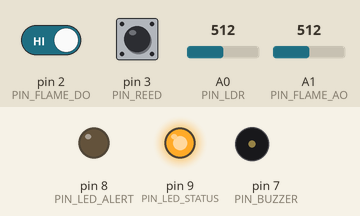
Simulated run of this sketch. Board: Arduino Uno, built with avr-gcc and run on an emulated ATmega328P. On the bench: output pins drawn as LEDs (lit = HIGH), buzzer (waves = sounding, pin HIGH). The inputs (shaded band) are chosen by the test bench; at power-on: pin 2 (PIN_FLAME_DO) HIGH, A0 (PIN_LDR) = 512, pin 3 (PIN_REED) HIGH, A1 (PIN_FLAME_AO) = 512. What the sketch prints to the serial monitor is not drawn.

Above: at 17.2 s.
17.3 s: pin 2 (PIN_FLAME_DO) driven LOW
31.5 s: A0 (PIN_LDR) set to 687
46.7 s: A0 (PIN_LDR) set to 709
48.2 s: A0 (PIN_LDR) set to 690
At 60.54 s:
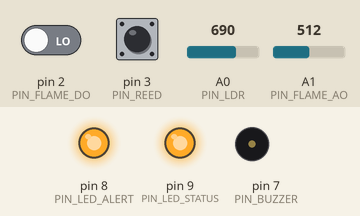
64.0 s: pin 3 (PIN_REED) pulsed LOW 2 times (0.12 s each, 0.3 s apart)
At 64.77 s:
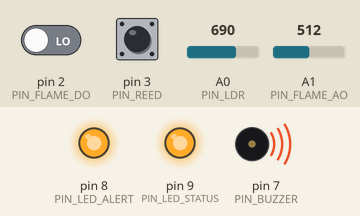
Timing chart, 0 to 67.5 s (numbered marks = the images above; inputs shaded):
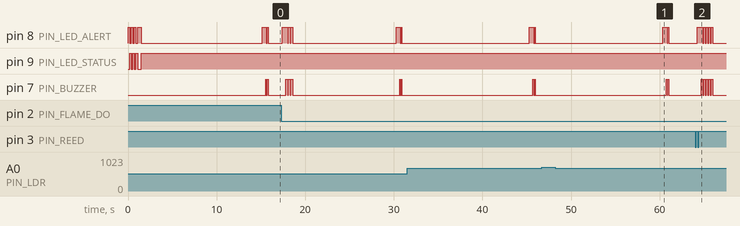

Measured:
- after the input at 46.7 s, every drawn part: stays the same
- after the input at 48.2 s, pin 8 (PIN_LED_ALERT): LOW → HIGH after 12.1 s, → LOW 0.49 s later, → HIGH 0.10 s later, → LOW 0.08 s later; pin 7 (PIN_BUZZER): alternates HIGH for 0.08 s and LOW for 0.10 s, 4 changes in all, then stays LOW, starting after 12.6 s
- after the input at 64.0 s, pin 8 (PIN_LED_ALERT): LOW → HIGH after 0.27 s, then repeats every 0.28 s: LOW 0.10 s, HIGH 0.18 s, until it stays LOW from 66.0 s; pin 7 (PIN_BUZZER): alternates HIGH for 0.18 s and LOW for 0.10 s, 10 changes in all, then stays LOW, starting after 0.68 s

The sketch:

sentinel_node.ino
```cpp
/*
 ═══════════════════════════════════════════════════════════════
   SentinelAI — Arduino sketch (4-pin KY-026 version)

   YOUR EXACT KIT:
     KY-026 Flame sensor (4 pins: VCC · GND · DO · AO)
       DO  → D2  (digital interrupt — instant fire alert)
       AO  → A1  (analog 0–1023 — flame intensity for score)
     Reed switch module (3 pins: VCC · GND · S)
       S   → D3  (tamper: magnet removed = HIGH)
     KY-018 LDR (3 pins: VCC · GND · S)
       S   → A0  (cover disc = darkness = intruder)
     KY-012 Buzzer (3 pins: VCC · GND · S)
       S   → D7
     Yellow LED alert   → D8  (+ 220Ω to GND)
     Yellow LED status  → D9  (+ 220Ω to GND)
     Arduino Uno        → USB to laptop

   HOW TO TRIGGER EACH ALERT FOR DEMO:
     Fire/heat  → Wave hand near KY-026 IR eye (or lighter)
     Door tamper→ Pull magnet away from reed switch module
     Intruder   → Cover the LDR disc fully with your thumb

   Output: JSON on Serial 9600 baud → serial_bridge.py
 ═══════════════════════════════════════════════════════════════
*/

// ── PINS ─────────────────────────────────────────────────────────
#define PIN_FLAME_DO   2    // KY-026 digital out  (LOW = flame!)
#define PIN_REED       3    // Reed switch          (HIGH = tamper)
#define PIN_FLAME_AO   A1   // KY-026 analog out    (0=bright flame, 1023=none)
#define PIN_LDR        A0   // KY-018 LDR           (low = dark = intruder)
#define PIN_BUZZER     7    // KY-012 active buzzer
#define PIN_LED_ALERT  8    // Yellow LED — alert flash
#define PIN_LED_STATUS 9    // Yellow LED — status on = online

// ── NODE IDENTITY ─────────────────────────────────────────────────
#define NODE_ID    "NODE-01"
#define LOCATION   "Transformer-001, Solland Substation, Vereeniging, Gauteng"

// ── THRESHOLDS ────────────────────────────────────────────────────
// LDR: lower reading = darker = suspicious
// Open Serial Monitor and read A0 value in normal light, then set
// threshold at ~60% of that value. Typical: 600-700 in normal light.
#define LDR_DARK_THRESHOLD  700

// Cooldown: min milliseconds between alerts of same type
#define COOLDOWN_MS  15000UL

// ── STATE ─────────────────────────────────────────────────────────
volatile bool flameFired = false;   // set by interrupt
unsigned long lastFlame  = 0;
unsigned long lastReed   = 0;
unsigned long lastLDR    = 0;
unsigned long lastHB     = 0;
bool prevReed = LOW;   // tracks reed state change

// ── ISR: flame DO fires LOW when flame detected ───────────────────
void onFlame() {
  flameFired = true;
}

// ═════════════════════════════════════════════════════════════════
void setup() {
  Serial.begin(9600);

  pinMode(PIN_FLAME_DO, INPUT);
  pinMode(PIN_REED,     INPUT_PULLUP);
  pinMode(PIN_BUZZER,   OUTPUT);
  pinMode(PIN_LED_ALERT,  OUTPUT);
  pinMode(PIN_LED_STATUS, OUTPUT);

  // KY-026 DO goes LOW when flame detected → FALLING trigger
  attachInterrupt(digitalPinToInterrupt(PIN_FLAME_DO), onFlame, FALLING);

  bootSequence();
  sendJSON("boot", "1", "0", "System online");
  digitalWrite(PIN_LED_STATUS, HIGH);  // steady on = ready
}

// ═════════════════════════════════════════════════════════════════
void loop() {
  unsigned long now = millis();

  // ── 1. FLAME DETECTION (KY-026 DO interrupt) ─────────────────
  if (flameFired && canAlert(lastFlame, now)) {
    flameFired = false;
    lastFlame  = now;

    // Read AO for intensity → convert to risk score
    int aoVal    = analogRead(PIN_FLAME_AO);
    // AO: 0 = strong flame, 1023 = no flame
    // Map inverted: low AO = high score
    int score    = map(aoVal, 1023, 0, 50, 99);
    score        = constrain(score, 50, 99);

    String msg = "Flame/heat detected. AO=" + String(aoVal) + " intensity=" + String(100 - (aoVal * 100 / 1023)) + "%";
    sendJSON("flame", "1", String(score), msg);
    buzzerAlert(3, true);   // 3 loud bursts
  }
  flameFired = false;  // clear any stray ISR calls

  // ── 2. DOOR TAMPER (Reed switch) ─────────────────────────────
  // With INPUT_PULLUP: magnet ON = pulled LOW, magnet OFF = HIGH
  bool reedNow = digitalRead(PIN_REED);
  if (reedNow == HIGH && prevReed == LOW && canAlert(lastReed, now)) {
    // Transition LOW→HIGH = magnet just removed = tamper!
    lastReed = now;
    sendJSON("tamper", "1", "94", "Cabinet door opened — magnet removed");
    buzzerAlert(5, true);   // 5 loud bursts = highest priority
  }
  prevReed = reedNow;

  // ── 3. INTRUDER (LDR — cover = dark = person present) ────────
  int ldrVal = analogRead(PIN_LDR);
  if (ldrVal < LDR_DARK_THRESHOLD && canAlert(lastLDR, now)) {
    lastLDR = now;
    // Darker = higher score
    int score = map(ldrVal, LDR_DARK_THRESHOLD, 0, 55, 85);
    score = constrain(score, 55, 85);
    String msg = "Motion/obstruction detected. LDR=" + String(ldrVal);
    sendJSON("motion", "1", String(score), msg);
    buzzerAlert(2, false);  // 2 short bursts = medium priority
  }

  // ── 4. HEARTBEAT every 30 sec ────────────────────────────────
  if (now - lastHB > 30000UL) {
    lastHB = now;
    int ldr   = analogRead(PIN_LDR);
    int flame = analogRead(PIN_FLAME_AO);
    Serial.print("{\"type\":\"heartbeat\",\"node\":\"" NODE_ID "\",");
    Serial.print("\"value\":\"1\",\"score\":0,");
    Serial.print("\"ldr\":");   Serial.print(ldr);
    Serial.print(",\"flame\":"); Serial.print(flame);
    Serial.println("}");
  }

  delay(150);
}

// ═══════════════ HELPERS ═════════════════════════════════════════

bool canAlert(unsigned long lastTime, unsigned long now) {
  return (now - lastTime) > COOLDOWN_MS;
}

void sendJSON(String type, String value, String score, String msg) {
  digitalWrite(PIN_LED_ALERT, HIGH);
  Serial.print("{\"type\":\"");    Serial.print(type);
  Serial.print("\",\"node\":\"");  Serial.print(NODE_ID);
  Serial.print("\",\"location\":\""); Serial.print(LOCATION);
  Serial.print("\",\"value\":\""); Serial.print(value);
  Serial.print("\",\"score\":");   Serial.print(score);
  Serial.print(",\"msg\":\"");     Serial.print(msg);
  Serial.println("\"}");
  delay(300);
  digitalWrite(PIN_LED_ALERT, LOW);
}

void buzzerAlert(int bursts, bool loud) {
  for (int i = 0; i < bursts; i++) {
    digitalWrite(PIN_LED_ALERT, HIGH);
    digitalWrite(PIN_BUZZER, HIGH);
    delay(loud ? 180 : 80);
    digitalWrite(PIN_BUZZER, LOW);
    digitalWrite(PIN_LED_ALERT, LOW);
    delay(100);
  }
}

void bootSequence() {
  for (int i = 0; i < 3; i++) {
    digitalWrite(PIN_LED_ALERT,  HIGH);
    digitalWrite(PIN_LED_STATUS, LOW);
    delay(180);
    digitalWrite(PIN_LED_ALERT,  LOW);
    digitalWrite(PIN_LED_STATUS, HIGH);
    delay(180);
  }
  digitalWrite(PIN_LED_STATUS, LOW);
}
```
